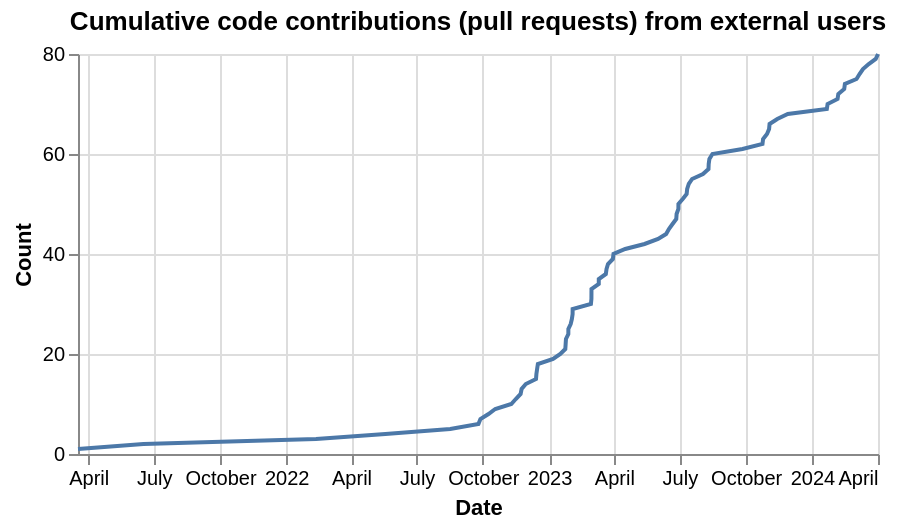

This figure's Vega-Lite source:
### Vega-Lite specification from a JSON file in a GitHub repository (floating-point values rounded to 4 significant figures)
{"config": {"view": {"continuousWidth": 400, "continuousHeight": 300}}, "data": {"name": "data-7a1bcabcd9c67ff5410a42608f689c44"}, "mark": "line", "encoding": {"x": {"axis": {"title": "Date"}, "field": "interaction_createdAt", "type": "temporal"}, "y": {"axis": {"title": "Count"}, "field": "cumulative_count", "type": "quantitative"}}, "height": 200, "title": "Cumulative code contributions (pull requests) from external users", "transform": [{"window": [{"op": "count", "as": "cumulative_count"}], "sort": [{"field": "interaction_createdAt"}]}], "$schema": "https://vega.github.io/schema/vega-lite/v4.17.0.json", "datasets": {"data-7a1bcabcd9c67ff5410a42608f689c44": [{"interaction_createdAt": "2022-05-18T18:04:27+00:00"}, {"interaction_createdAt": "2022-08-16T17:37:01+00:00"}, {"interaction_createdAt": "2022-09-24T22:36:24+00:00"}, {"interaction_createdAt": "2022-09-27T16:19:28+00:00"}, {"interaction_createdAt": "2022-10-08T21:21:56+00:00"}, {"interaction_createdAt": "2022-10-18T06:43:35+00:00"}, {"interaction_createdAt": "2022-11-09T14:34:37+00:00"}, {"interaction_createdAt": "2022-11-15T19:00:46+00:00"}, {"interaction_createdAt": "2022-11-22T11:34:32+00:00"}, {"interaction_createdAt": "2022-11-23T20:58:35+00:00"}, {"interaction_createdAt": "2022-11-29T16:09:16+00:00"}, {"interaction_createdAt": "2022-12-13T21:07:40+00:00"}, {"interaction_createdAt": "2022-12-14T10:04:50+00:00"}, {"interaction_createdAt": "2022-12-15T09:47:26+00:00"}, {"interaction_createdAt": "2022-12-16T11:00:11+00:00"}, {"interaction_createdAt": "2023-01-06T13:22:22+00:00"}, {"interaction_createdAt": "2023-01-16T15:16:03+00:00"}, {"interaction_createdAt": "2023-01-23T13:33:49+00:00"}, {"interaction_createdAt": "2023-01-24T00:37:28+00:00"}, {"interaction_createdAt": "2023-01-24T11:08:39+00:00"}, {"interaction_createdAt": "2023-01-27T18:18:48+00:00"}, {"interaction_createdAt": "2023-01-27T19:22:02+00:00"}, {"interaction_createdAt": "2023-01-31T00:10:12+00:00"}, {"interaction_createdAt": "2023-02-01T16:20:17+00:00"}, {"interaction_createdAt": "2023-02-02T16:50:51+00:00"}, {"interaction_createdAt": "2023-02-02T17:44:38+00:00"}, {"interaction_createdAt": "2023-02-28T03:09:35+00:00"}, {"interaction_createdAt": "2023-02-28T19:36:22+00:00"}, {"interaction_createdAt": "2023-02-28T20:36:45+00:00"}, {"interaction_createdAt": "2023-02-28T21:53:12+00:00"}, {"interaction_createdAt": "2023-03-11T00:40:26+00:00"}, {"interaction_createdAt": "2023-03-11T01:15:45+00:00"}, {"interaction_createdAt": "2023-03-20T20:08:04+00:00"}, {"interaction_createdAt": "2023-03-21T19:31:14+00:00"}, {"interaction_createdAt": "2023-03-23T20:40:50+00:00"}, {"interaction_createdAt": "2023-03-30T15:01:06+00:00"}, {"interaction_createdAt": "2023-03-31T11:09:10+00:00"}, {"interaction_createdAt": "2023-04-16T18:35:44+00:00"}, {"interaction_createdAt": "2023-05-13T14:34:00+00:00"}, {"interaction_createdAt": "2023-06-01T09:11:14+00:00"}, {"interaction_createdAt": "2023-06-12T13:21:26+00:00"}, {"interaction_createdAt": "2023-06-16T10:22:26+00:00"}, {"interaction_createdAt": "2023-06-21T10:59:21+00:00"}, {"interaction_createdAt": "2023-06-26T15:51:51+00:00"}, {"interaction_createdAt": "2023-06-27T02:27:42+00:00"}, {"interaction_createdAt": "2023-06-29T14:07:25+00:00"}, {"interaction_createdAt": "2023-06-29T15:18:11+00:00"}, {"interaction_createdAt": "2023-07-05T14:25:21+00:00"}, {"interaction_createdAt": "2023-07-11T01:25:44+00:00"}, {"interaction_createdAt": "2023-07-11T19:04:05+00:00"}, {"interaction_createdAt": "2023-07-14T00:24:37+00:00"}, {"interaction_createdAt": "2023-07-18T15:34:23+00:00"}, {"interaction_createdAt": "2023-08-02T17:48:52+00:00"}, {"interaction_createdAt": "2023-08-10T09:29:12+00:00"}, {"interaction_createdAt": "2023-08-10T16:29:35+00:00"}, {"interaction_createdAt": "2023-08-11T15:53:27+00:00"}, {"interaction_createdAt": "2023-08-15T20:12:49+00:00"}, {"interaction_createdAt": "2023-09-26T14:47:49+00:00"}, {"interaction_createdAt": "2023-10-24T09:12:34+00:00"}, {"interaction_createdAt": "2023-10-25T04:36:25+00:00"}, {"interaction_createdAt": "2023-10-30T15:43:52+00:00"}, {"interaction_createdAt": "2023-11-02T13:22:28+00:00"}, {"interaction_createdAt": "2023-11-03T04:54:06+00:00"}, {"interaction_createdAt": "2023-11-13T21:46:00+00:00"}, {"interaction_createdAt": "2023-11-28T12:26:33+00:00"}, {"interaction_createdAt": "2021-03-17T20:21:39+00:00"}, {"interaction_createdAt": "2021-06-16T18:28:24+00:00"}, {"interaction_createdAt": "2022-02-11T09:53:46+00:00"}, {"interaction_createdAt": "2024-01-21T17:36:30+00:00"}, {"interaction_createdAt": "2024-01-22T19:04:04+00:00"}, {"interaction_createdAt": "2024-02-05T14:43:17+00:00"}, {"interaction_createdAt": "2024-02-06T16:11:53+00:00"}, {"interaction_createdAt": "2024-02-14T20:47:13+00:00"}, {"interaction_createdAt": "2024-02-15T19:27:08+00:00"}, {"interaction_createdAt": "2024-03-02T23:02:50+00:00"}, {"interaction_createdAt": "2024-03-07T04:12:59+00:00"}, {"interaction_createdAt": "2024-03-11T22:02:17+00:00"}, {"interaction_createdAt": "2024-03-19T22:09:42+00:00"}, {"interaction_createdAt": "2024-03-29T15:14:21+00:00"}, {"interaction_createdAt": "2024-04-01T18:51:45+00:00"}]}}
